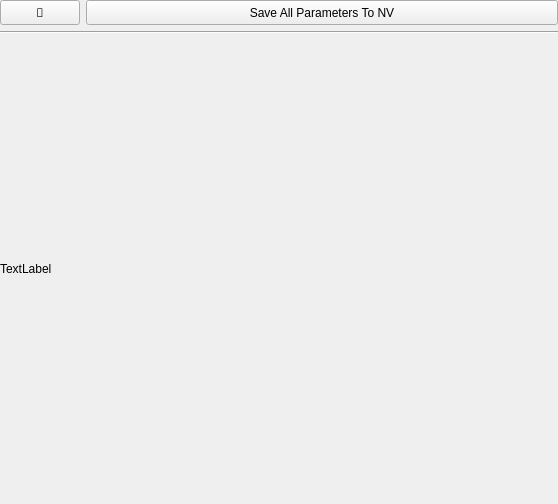
<?xml version="1.0" encoding="UTF-8"?>
<ui version="4.0">
 <class>Form</class>
 <widget class="QWidget" name="Form">
  <property name="geometry">
   <rect>
    <x>0</x>
    <y>0</y>
    <width>558</width>
    <height>504</height>
   </rect>
  </property>
  <property name="windowTitle">
   <string>Form</string>
  </property>
  <property name="style_small" stdset="0">
   <bool>true</bool>
  </property>
  <layout class="QGridLayout" name="gridLayout">
   <property name="leftMargin">
    <number>0</number>
   </property>
   <property name="topMargin">
    <number>0</number>
   </property>
   <property name="rightMargin">
    <number>0</number>
   </property>
   <property name="bottomMargin">
    <number>0</number>
   </property>
   <item row="3" column="0">
    <spacer name="verticalSpacer">
     <property name="orientation">
      <enum>Qt::Vertical</enum>
     </property>
     <property name="sizeHint" stdset="0">
      <size>
       <width>20</width>
       <height>40</height>
      </size>
     </property>
    </spacer>
   </item>
   <item row="2" column="0">
    <widget class="Line" name="line">
     <property name="orientation">
      <enum>Qt::Horizontal</enum>
     </property>
    </widget>
   </item>
   <item row="6" column="0">
    <spacer name="verticalSpacer_2">
     <property name="orientation">
      <enum>Qt::Vertical</enum>
     </property>
     <property name="sizeHint" stdset="0">
      <size>
       <width>20</width>
       <height>40</height>
      </size>
     </property>
    </spacer>
   </item>
   <item row="4" column="0">
    <widget class="QLabel" name="description">
     <property name="text">
      <string>TextLabel</string>
     </property>
     <property name="wordWrap">
      <bool>true</bool>
     </property>
    </widget>
   </item>
   <item row="5" column="0">
    <widget class="Epc" name="to_device">
     <property name="label_visible" stdset="0">
      <bool>false</bool>
     </property>
     <property name="tx" stdset="0">
      <bool>true</bool>
     </property>
     <property name="show_enumeration_value" stdset="0">
      <bool>false</bool>
     </property>
    </widget>
   </item>
   <item row="1" column="0">
    <layout class="QHBoxLayout" name="horizontalLayout">
     <item>
      <widget class="QPushButton" name="esc_button">
       <property name="sizePolicy">
        <sizepolicy hsizetype="Fixed" vsizetype="Preferred">
         <horstretch>0</horstretch>
         <verstretch>0</verstretch>
        </sizepolicy>
       </property>
       <property name="font">
        <font>
         <family>FontAwesome</family>
        </font>
       </property>
       <property name="text">
        <string></string>
       </property>
      </widget>
     </item>
     <item>
      <widget class="QPushButton" name="save_to_nv_button">
       <property name="sizePolicy">
        <sizepolicy hsizetype="Minimum" vsizetype="Preferred">
         <horstretch>0</horstretch>
         <verstretch>0</verstretch>
        </sizepolicy>
       </property>
       <property name="text">
        <string>Save All Parameters To NV</string>
       </property>
      </widget>
     </item>
    </layout>
   </item>
  </layout>
 </widget>
 <customwidgets>
  <customwidget>
   <class>Epc</class>
   <extends>QWidget</extends>
   <header>epyqlib.widgets.epc</header>
  </customwidget>
 </customwidgets>
 <resources/>
 <connections/>
</ui>
